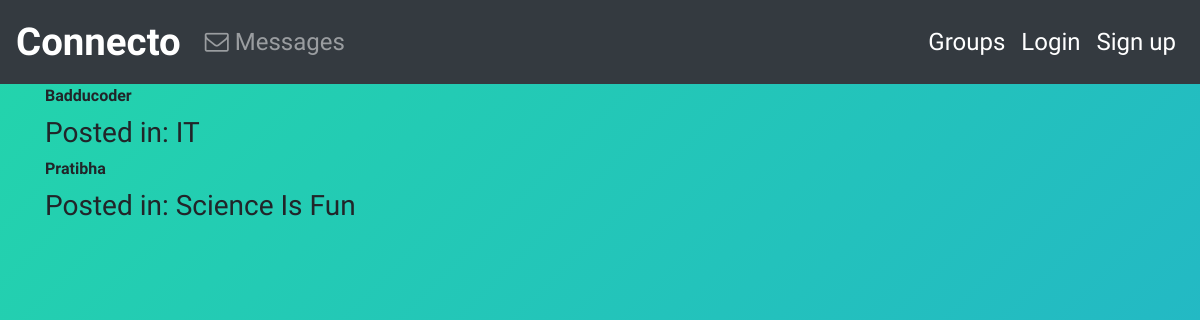
The app's page /posts/, older data.
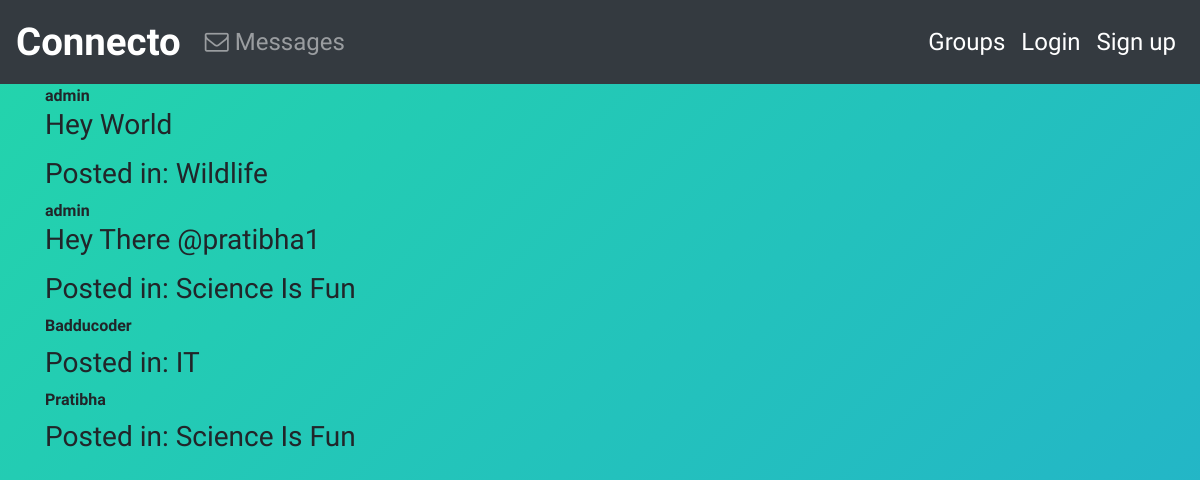
The same page, newer data.
### posts/models.py (models this page shows, shortened)
class Post(models.Model):
    user=models.ForeignKey(User,related_name='posts',on_delete=models.CASCADE)
    message=models.TextField()
    message_html=models.TextField(editable=False)
    created_at=models.DateTimeField(auto_now=True)
    group=models.ForeignKey(Group,related_name='posts',null=True,blank=True,on_delete=models.CASCADE)
    class Meta:
        ordering =['-created_at']
        unique_together=['user','message']

### groups/models.py (models this page shows, shortened)
class Group(models.Model):
    name=models.CharField(max_length=250,unique=True)
    slug=models.SlugField(allow_unicode=True,unique=True)
    description=models.TextField(blank=True,default='')
    description_html=models.TextField(editable=False,default='',blank=True)
    members=models.ManyToManyField(User,related_name="Memberships")
    class Meta:
        ordering =['name']

### posts/views.py (the view)
# urls.py: path('',PostList.as_view(),name='all'),
class PostList(SelectRelatedMixin,ListView):
    model=Post
    select_related=('user','group')

### posts/templates/posts/post_list.html
{% extends "posts/post_base.html" %}
{% block post_content %}
<div class="col-md-8">
   {% for post in post_list %}
        {% include  "posts/_post.html" %}
   {% endfor %}
</div>
{% endblock %}

### posts/templates/posts/_post.html (shortened to what this page needs)
<div class="post-media">
    <strong>{{post.user.username}}</strong>
        <div class="media-body">
            <h3> {{post.message_html|safe}}</h3>
                {% if post.group %}
                    <h3>  Posted in: {{post.group.name}}</h3>
                {% endif %}
        </div>
    </div>

Row changes from the older to the newer data that the page shows:
added Post: user.username "admin", message_html "Hey World", group.name "Wildlife"
added Post: user.username "admin", message_html "Hey There @pratibha1", group.name "Science Is Fun"
